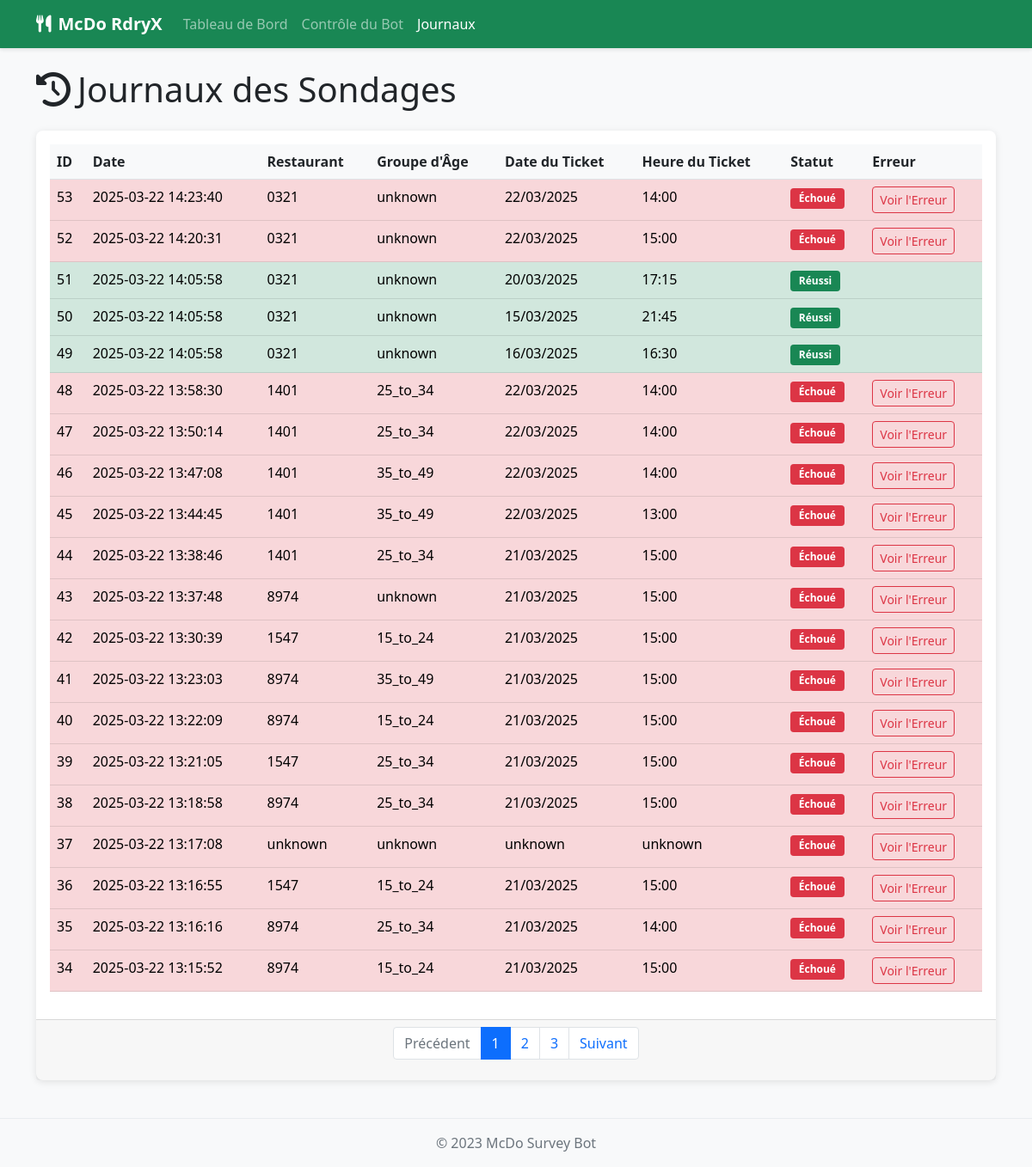
Page /logs on the committed database.
### app/models/config.py (models this page shows, shortened)
class SurveyLog(db.Model):
    id = db.Column(db.Integer, primary_key=True)
    submission_date = db.Column(db.DateTime, default=datetime.utcnow)
    age_group = db.Column(db.String(50), nullable=False)
    restaurant_number = db.Column(db.String(10), nullable=False)
    receipt_date = db.Column(db.String(20), nullable=False)
    receipt_time = db.Column(db.String(10), nullable=False)
    status = db.Column(db.String(20), default='success')
    error_message = db.Column(db.Text, nullable=True)

### app/routes/main.py (the view)
@main_bp.route('/logs')
def logs():
    page = request.args.get('page', 1, type=int)
    logs_per_page = 20
    logs = SurveyLog.query.order_by(SurveyLog.submission_date.desc()).paginate(
        page=page, per_page=logs_per_page, error_out=False)
    return render_template('logs.html', logs=logs)

### app/templates/logs.html (shortened to what this page needs)
{% extends "base.html" %}
{% block content %}
<div class="row">
    <div class="col-md-12">
        <h1 class="mb-4"><i class="fas fa-history me-2"></i>Journaux des Sondages</h1>
    </div>
</div>
<div class="row">
    <div class="col-md-12">
        <div class="card">
            <div class="card-body">
                <div class="table-responsive">
                    <table class="table table-hover">
                        <thead>
                            <tr>
                                <th>ID</th>
                                <th>Date</th>
                                <th>Restaurant</th>
                                <th>Groupe d'Âge</th>
                                <th>Date du Ticket</th>
                                <th>Heure du Ticket</th>
                                <th>Statut</th>
                                <th>Erreur</th>
                            </tr>
                        </thead>
                        <tbody>
                            {% for log in logs.items %}
                            <tr class="{% if log.status == 'success' %}table-success{% else %}table-danger{% endif %}">
                                <td>{{ log.id }}</td>
                                <td>{{ log.submission_date.strftime('%Y-%m-%d %H:%M:%S') }}</td>
                                <td>{{ log.restaurant_number }}</td>
                                <td>{{ log.age_group }}</td>
                                <td>{{ log.receipt_date }}</td>
                                <td>{{ log.receipt_time }}</td>
                                <td>
                                    {% if log.status == 'success' %}
                                    <span class="badge bg-success">Réussi</span>
                                    {% else %}
                                    <span class="badge bg-danger">Échoué</span>
                                    {% endif %}
                                </td>
                                <td>
                                    {% if log.error_message %}
                                    <button class="btn btn-sm btn-outline-danger"
                                            data-bs-toggle="tooltip"
                                            data-bs-placement="top"
                                            title="{{ log.error_message }}">
                                        Voir l'Erreur
                                    </button>
                                    {% endif %}
                                </td>
                            </tr>
                            {% else %}
                            <tr>
                                <td colspan="8" class="text-center">Aucun journal trouvé</td>
                            </tr>
                            {% endfor %}
                        </tbody>
                    </table>
                </div>
            </div>
            <div class="card-footer">
                <nav aria-label="Navigation des pages">
                    <ul class="pagination justify-content-center">
                        {% if logs.has_prev %}
                        <li class="page-item">
                            <a class="page-link" href="{{ url_for('main.logs', page=logs.prev_num) }}">Précédent</a>
                        </li>
                        {% else %}
                        <li class="page-item disabled">
                            <a class="page-link" href="#">Précédent</a>
                        </li>
                        {% endif %}
                        {% for page_num in logs.iter_pages(left_edge=1, right_edge=1, left_current=1, right_current=2) %}
                            {% if page_num %}
                                {% if logs.page == page_num %}
                                <li class="page-item active">
                                    <a class="page-link" href="{{ url_for('main.logs', page=page_num) }}">{{ page_num }}</a>
                                </li>
                                {% else %}
                                <li class="page-item">
                                    <a class="page-link" href="{{ url_for('main.logs', page=page_num) }}">{{ page_num }}</a>
                                </li>
                                {% endif %}
                            {% else %}
                                <li class="page-item disabled">
                                    <a class="page-link" href="#">...</a>
                                </li>
                            {% endif %}
                        {% endfor %}
                        {% if logs.has_next %}
                        <li class="page-item">
                            <a class="page-link" href="{{ url_for('main.logs', page=logs.next_num) }}">Suivant</a>
                        </li>
                        {% else %}
                        <li class="page-item disabled">
                            <a class="page-link" href="#">Suivant</a>
                        </li>
                        {% endif %}
                    </ul>
                </nav>
            </div>
        </div>
    </div>
</div>
{% endblock %}

### app/static/css/style.css (style rules this page uses)
body { background-color: #f8f9fa; min-height: 100vh; display: flex; flex-direction: column; }
.card { box-shadow: 0 2px 8px rgba(0, 0, 0, 0.1); border-radius: 8px; margin-bottom: 20px; border: none; }
.btn { border-radius: 4px; }
.table { border-collapse: separate; border-spacing: 0; }
.table th { background-color: #f8f9fa; }
.badge { padding: 0.5em 0.8em; }

### rows in the picture
SurveyLog: id "53", submission_date "2025-03-22 14:23:40", restaurant_number "0321", age_group "unknown", receipt_date "22/03/2025", receipt_time "14:00", status "Échoué"
SurveyLog: id "52", submission_date "2025-03-22 14:20:31", restaurant_number "0321", age_group "unknown", receipt_date "22/03/2025", receipt_time "15:00", status "Échoué"
SurveyLog: id "51", submission_date "2025-03-22 14:05:58", restaurant_number "0321", age_group "unknown", receipt_date "20/03/2025", receipt_time "17:15", status "Réussi"
SurveyLog: id "50", submission_date "2025-03-22 14:05:58", restaurant_number "0321", age_group "unknown", receipt_date "15/03/2025", receipt_time "21:45", status "Réussi"
SurveyLog: id "49", submission_date "2025-03-22 14:05:58", restaurant_number "0321", age_group "unknown", receipt_date "16/03/2025", receipt_time "16:30", status "Réussi"
SurveyLog: id "48", submission_date "2025-03-22 13:58:30", restaurant_number "1401", age_group "25_to_34", receipt_date "22/03/2025", receipt_time "14:00", status "Échoué"
SurveyLog: id "47", submission_date "2025-03-22 13:50:14", restaurant_number "1401", age_group "25_to_34", receipt_date "22/03/2025", receipt_time "14:00", status "Échoué"
SurveyLog: id "46", submission_date "2025-03-22 13:47:08", restaurant_number "1401", age_group "35_to_49", receipt_date "22/03/2025", receipt_time "14:00", status "Échoué"
SurveyLog: id "45", submission_date "2025-03-22 13:44:45", restaurant_number "1401", age_group "35_to_49", receipt_date "22/03/2025", receipt_time "13:00", status "Échoué"
SurveyLog: id "44", submission_date "2025-03-22 13:38:46", restaurant_number "1401", age_group "25_to_34", receipt_date "21/03/2025", receipt_time "15:00", status "Échoué"
SurveyLog: id "43", submission_date "2025-03-22 13:37:48", restaurant_number "8974", age_group "unknown", receipt_date "21/03/2025", receipt_time "15:00", status "Échoué"
SurveyLog: id "42", submission_date "2025-03-22 13:30:39", restaurant_number "1547", age_group "15_to_24", receipt_date "21/03/2025", receipt_time "15:00", status "Échoué"
SurveyLog: id "41", submission_date "2025-03-22 13:23:03", restaurant_number "8974", age_group "35_to_49", receipt_date "21/03/2025", receipt_time "15:00", status "Échoué"
SurveyLog: id "40", submission_date "2025-03-22 13:22:09", restaurant_number "8974", age_group "15_to_24", receipt_date "21/03/2025", receipt_time "15:00", status "Échoué"
SurveyLog: id "39", submission_date "2025-03-22 13:21:05", restaurant_number "1547", age_group "25_to_34", receipt_date "21/03/2025", receipt_time "15:00", status "Échoué"
SurveyLog: id "38", submission_date "2025-03-22 13:18:58", restaurant_number "8974", age_group "25_to_34", receipt_date "21/03/2025", receipt_time "15:00", status "Échoué"
SurveyLog: id "37", submission_date "2025-03-22 13:17:08", restaurant_number "unknown", age_group "unknown", receipt_date "unknown", receipt_time "unknown", status "Échoué"
SurveyLog: id "36", submission_date "2025-03-22 13:16:55", restaurant_number "1547", age_group "15_to_24", receipt_date "21/03/2025", receipt_time "15:00", status "Échoué"
SurveyLog: id "35", submission_date "2025-03-22 13:16:16", restaurant_number "8974", age_group "25_to_34", receipt_date "21/03/2025", receipt_time "14:00", status "Échoué"
SurveyLog: id "34", submission_date "2025-03-22 13:15:52", restaurant_number "8974", age_group "15_to_24", receipt_date "21/03/2025", receipt_time "15:00", status "Échoué"

### other values in the picture
{{ page_num }} "1"
{{ page_num }} "2" "3"
